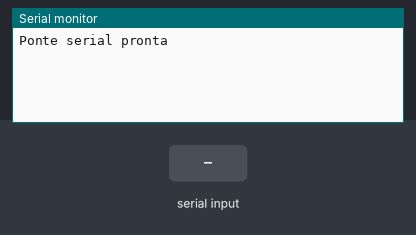
The sketch below on a simulated Arduino Uno, built with avr-gcc and run on an emulated ATmega328P. On the bench: the last lines printed to the serial monitor. The test bench sets the inputs (shaded band).

Above: at 1.2 s.
1.3 s: "1" received over the second serial link
At 1.9 s:
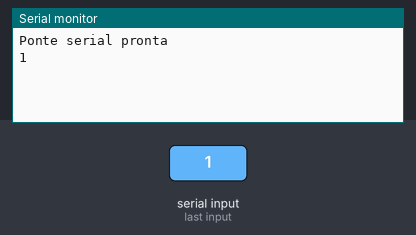
2.8 s: "0" received over the second serial link
At 4.3 s:
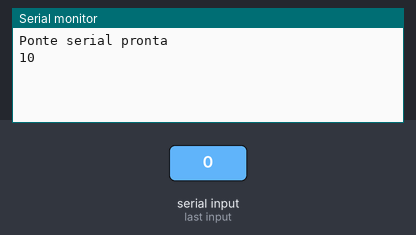

The sketch:

Projeto_084_Ponte_SoftwareSerial.ino
```cpp
// Projeto 084 - Ponte SoftwareSerial
// Arduino Uno | Arduino Neon Lab

#include <SoftwareSerial.h>
SoftwareSerial canal(10,11); // RX Arduino, TX Arduino
void setup(){Serial.begin(115200);canal.begin(9600);
 Serial.println("Ponte serial pronta");}
void loop(){
 while(canal.available())Serial.write(canal.read());
 while(Serial.available())canal.write(Serial.read());
}
```

Measured:
- after the input at 1.3 s, the serial monitor: prints a new line at once (image 1)
- after the input at 2.8 s, the serial monitor: prints a new line at once (image 2)
